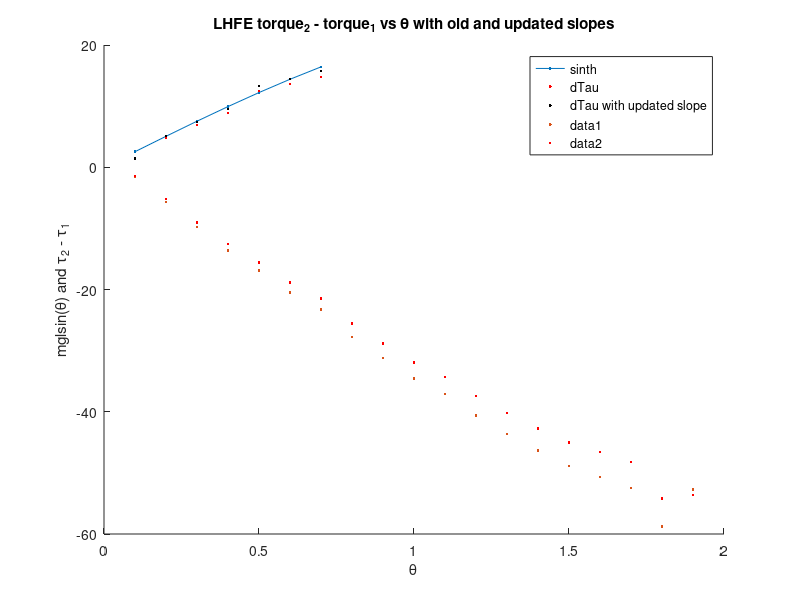
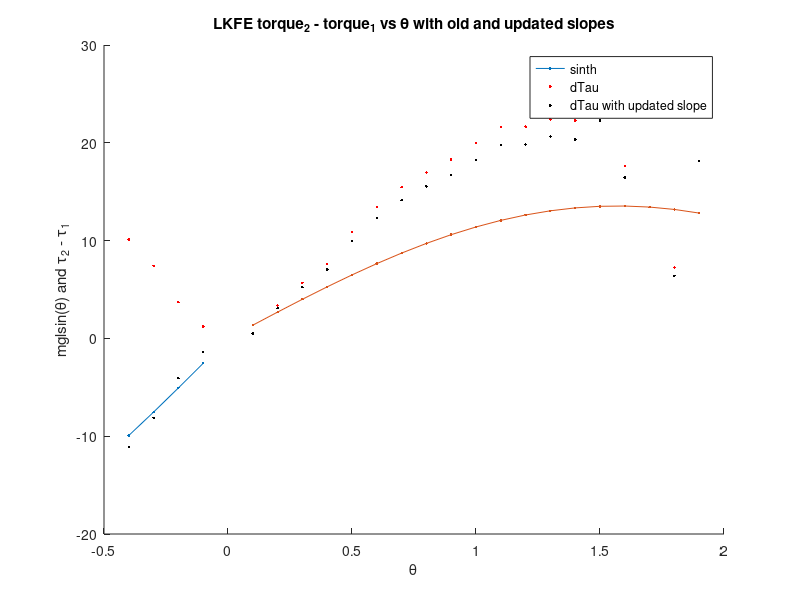
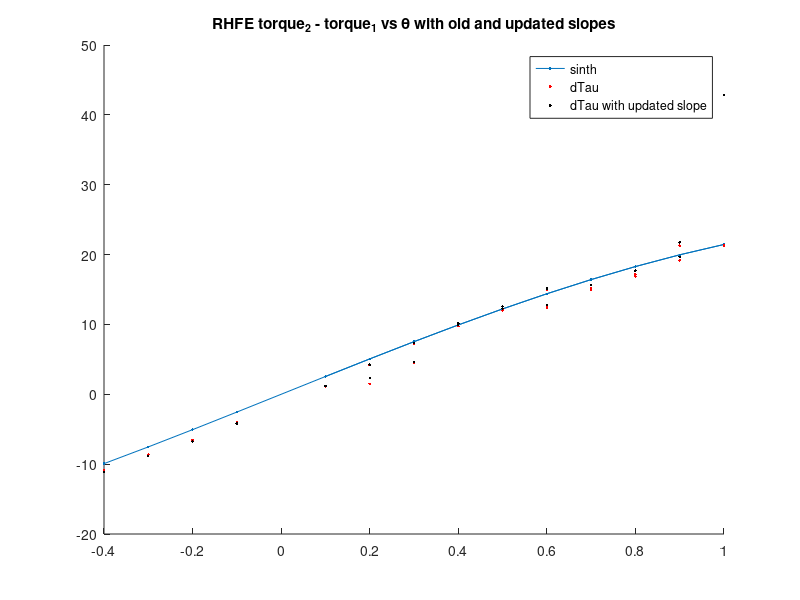
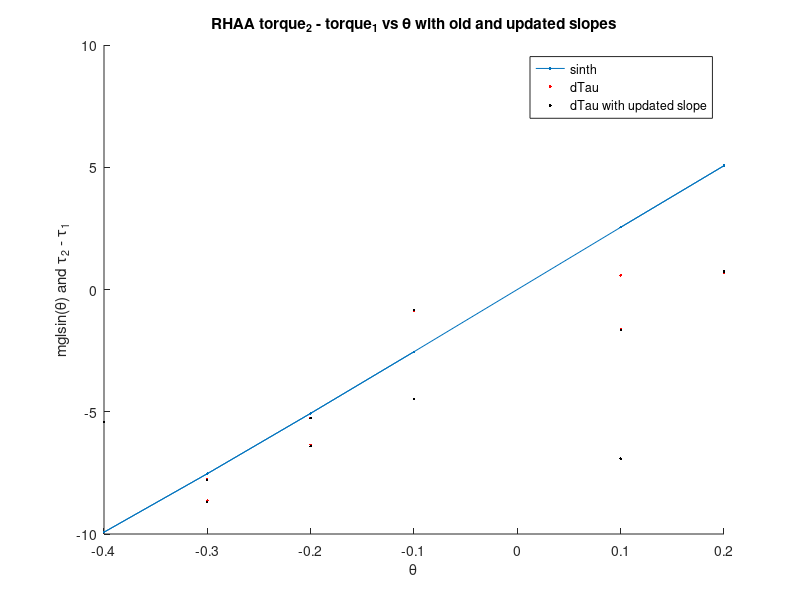

These charts were generated, in order, by the following MATLAB code:
%% Calculate load cell slopes

%% LHFE
close all
clear all
clear moment_arm
clear slope
load =[1062 2102 3117 4117 4822 5757 6575];
load_m=[1275 2860 4195 5482 6693 7752 8705];
th = 0.1:0.1:0.7;
% load = without mass
%load_m = with mass

%   double a = joint_geometry_[dof_num][LOAD_CELL_LENGTH];                                                      
%   double b = joint_geometry_[dof_num][MAIN_LINK_LENGTH];                                                      
%   double c = joint_geometry_[dof_num][MOUNTPOINT];                                                            
%   double d = joint_geometry_[dof_num][MOMENTARM];  

%LOAD_CELL_LENGTH = 8
%MAIN_LINK_LENGTH = 9
%MOUNTPOINT = 5
%MOMENTARM = 4
sensorCalibration = [ 0,	1,	1,	0.0497,	0.0512,	1,	1,		0.0826,	0.1143,	4.2369,	-1.0,	0.272, 	0.0813, 	1.654];

a = sensorCalibration(8);
b = sensorCalibration(9);
c = sensorCalibration(5);
d = sensorCalibration(4);

theta0 = sensorCalibration(10);
dir = sensorCalibration(11);

for i = 1:length(th)
    alpha = theta0 + dir* th(i);
    e = sqrt(d^2 + c^2 - 2*c*d*cos(alpha));
    beta = acos(( e^2 + d^2 -c^2) / (2*e*d));

    if a ~=0.0
        beta2 = acos (( e^2 + a^2 -b^2) / (2*e*a));
        if mod(alpha, 2*pi) > pi
            beta = beta2 - beta;
        else
            beta = beta2 + beta;
        end
    end
    moment_arm(i) = d * sin(beta);  
end
slope = 6.537;
l= 0.8128;
m = 2.227+0.53+0.443;
g=9.8;

for i=1:length(th)
    netT= m*g*l*sin(th(i));
    slope(i) = (load(i)*moment_arm(i) - load_m(i)*moment_arm(i))/netT;
end

slop = slope(2:end);
mean_slope = mean(slop)


t1_s = load.*moment_arm./mean_slope;
t2_s = load_m.*moment_arm./mean_slope;
dt_s = t1_s - t2_s;

t1 = [6.6 13.28 20.06 27.03 32.26 39.23 45.7];
t2 = [7.91 18.07 27 35.95 44.76 52.82 60.51];
dt = -t1+t2;

sinTh = m*g*l*sin(th);

figure; hold on
plot(th, sinTh, '-', 'marker','.')
plot(th, dt,'.r')
plot(th, dt_s, '.k')
legend('sinth', 'dTau', 'dTau with updated slope')
title('LHFE torque_2 - torque_1 vs \theta with old and updated slopes')
xlabel('\theta')
ylabel('mglsin(\theta) and \tau_2 - \tau_1')

%% LHAA

close all
clear all
clear moment_arm
clear slope
load = [552 1120 1630 2342];
load_m = [645 1390 2162 3062];
th = -0.1:-0.1:-0.4;

sensorCalibration = [0	1	1	0.1906	0.0419 	1	-1		0		0		1.7761	1.0 	0.0 	0.0 	0.0];

a = sensorCalibration(8);
b = sensorCalibration(9);
c = sensorCalibration(5);
d = sensorCalibration(4);

theta0 = sensorCalibration(10);
dir = sensorCalibration(11);

for i = 1:length(th)
    alpha = theta0 + dir* th(i);
    e = sqrt(d^2 + c^2 - 2*c*d*cos(alpha));
    beta = acos(( e^2 + d^2 -c^2) / (2*e*d));

    if a ~=0.0
        beta2 = acos (( e^2 + a^2 -b^2) / (2*e*a));
        if mod(alpha, 2*pi) > pi
            beta = beta2 - beta;
        else
            beta = beta2 + beta;
        end
    end
    moment_arm(i) = d * sin(beta);  
end
slope = 2.973;
l= 0.8128;
m = 2.227+0.53+0.443;
g=9.8;

for i=1:length(th)
    netT= m*g*l*sin(th(i));
    slope(i) = (load(i)*moment_arm(i) - load_m(i)*moment_arm(i))/netT;
end

slop = slope(2:end);
mean_slope = mean(slop)


t1_s = load.*moment_arm./mean_slope;
t2_s = load_m.*moment_arm./mean_slope;
dt_s = t1_s - t2_s;

t1 = [-7.4 -15.4 -22.78 -33.02];
t2 = [-8.62 -19.1 -30.2 -43.14];
dt = t1 - t2;

sinTh = m*g*l*sin(th);

figure; hold on
plot(th, sinTh, '-', 'marker','.')
plot(th, dt,'.r')
plot(th, dt_s, '.k')
legend('sinth', 'dTau', 'dTau with updated slope')
title('LHAA torque_2 - torque_1 vs \theta with old and updated slopes')
xlabel('\theta')
ylabel('mglsin(\theta) and \tau_2 - \tau_1')
%% LKFE

% close all
% clear all
sensorCalibration = [0	1	1	0.0825	0.0818 	1	-1		0.0826	0.1143	4.468	-1.0	0.2358 	0.0812	2.11];
load =[-320 -1127 -1907 -2582 -3110 -3625 -3970 -4512 -4840 -5077 -5155 -5305 -5370 -5387 -5360 -5240 -5150 -5510 -5215 ];
load_m = [-427 -1795 -3012 -4030 -5100 -5995 -6580 -7255 -7640 -7977 -8125 -8117 -8132 -7950 -8010 -7090 -7690 -6160 -6977];
th = 0.1:0.1:1.9;

a = sensorCalibration(8);
b = sensorCalibration(9);
c = sensorCalibration(5);
d = sensorCalibration(4);

theta0 = sensorCalibration(10);
dir = sensorCalibration(11);
for i = 1:length(th)
    alpha = theta0 + dir* th(i);
    e = sqrt(d^2 + c^2 - 2*c*d*cos(alpha));
    beta = acos(( e^2 + d^2 -c^2) / (2*e*d));

    if a ~=0.0
        beta2 = acos (( e^2 + a^2 -b^2) / (2*e*a));
        if mod(alpha, 2*pi) > pi
            beta = beta2 - beta;
        else
            beta = beta2 + beta;
        end
    end
    moment_arm(i) = d * sin(beta);  
end
slope = 6.501;
l= 0.4318;
m = 2.227+0.53+0.443;
g=9.8;

for i=1:length(th)
    netT= m*g*l*sin(th(i));
    slope(i) = (load(i)*moment_arm(i) - load_m(i)*moment_arm(i))/netT;
end

slop = slope(3:14);
mean_slope = 7; %mean(slop);


t1_s = load.*moment_arm./mean_slope;
t2_s = load_m.*moment_arm./mean_slope;
dt_s = t1_s - t2_s;

t1 = [-1.6 -5.68 -9.81 -13.625 -16.9 -20.47 -23.28 -27.75 -31.25 -34.57 -37.12 -40.6 -43.6 -46.32 -48.9 -50.66 -52.44 -58.75 -52.7];
t2 = [-2.12 -9.05 -15.49 -21.25 -27.75 -33.9 -38.75 -44.71 -49.56 -54.56 -58.75 -62.25 -66 -68.6 -73.1 -68.3 -78.4 -66 -78];
dt = t1-t2;

sinTh = m*g*l*sin(th);
figure(1); hold on
plot(th, t1, '.')
plot(th, t1_s, '.r')
t1_s

figure(2); hold on
plot(th, sinTh, '-', 'marker','.')
plot(th, dt,'.r')
plot(th, dt_s, '.k')
legend('sinth', 'dTau', 'dTau with updated slope')
title('LKFE torque_2 - torque_1 vs \theta with old and updated slopes')
xlabel('\theta')
ylabel('mglsin(\theta) and \tau_2 - \tau_1')
% 
%% RHFE

close all
% clear all
clear moment_arm
clear slope
load  = [-1280 -2430 -3495 -4210 -5180 -6320 -6803 -7940 -8290 -8497 -7895 -7210 -6575 -5675 -4867 -3930 -3010 -2055 -965  1160 2340 3577 4700];
load_m = [ -1460 -2782 -4190 -5665 -6950 -8120 -8973 -10345 -10925 -14150 -10805 -9620 -8745 -7815 -6672 -5415 -4110 -2700 -1150 1830 3435 5030 6540];
th1 = 0.1:0.1:1;
th2 = 0.9:-0.1:0.1;
th3 = -0.1:-0.1:-0.4;
th = [th1 th2 th3];
% load = without mass
%load_m = with mass

%   double a = joint_geometry_[dof_num][LOAD_CELL_LENGTH];                                                      
%   double b = joint_geometry_[dof_num][MAIN_LINK_LENGTH];                                                      
%   double c = joint_geometry_[dof_num][MOUNTPOINT];                                                            
%   double d = joint_geometry_[dof_num][MOMENTARM];  

%LOAD_CELL_LENGTH = 8
%MAIN_LINK_LENGTH = 9
%MOUNTPOINT = 5
%MOMENTARM = 4
sensorCalibration = [ 0	1	1	0.0497	0.0512 	1	1		0.0826	0.1143	4.2369	-1.0	0.272 	0.0813 	1.654];

a = sensorCalibration(8);
b = sensorCalibration(9);
c = sensorCalibration(5);
d = sensorCalibration(4);

theta0 = sensorCalibration(10);
dir = sensorCalibration(11);

for i = 1:length(th)
    alpha = theta0 + dir* th(i);
    e = sqrt(d^2 + c^2 - 2*c*d*cos(alpha));
    beta = acos(( e^2 + d^2 -c^2) / (2*e*d));

    if a ~=0.0
        beta2 = acos (( e^2 + a^2 -b^2) / (2*e*a));
        if mod(alpha, 2*pi) > pi
            beta = beta2 - beta;
        else
            beta = beta2 + beta;
        end
    end
    moment_arm(i) = d * sin(beta);  
end
slope_in = 6.463;
l= 0.8128;
m = 2.227+0.53+0.443;
g=9.8;

for i=1:length(th)
    netT= m*g*l*sin(th(i));
    slope(i) = (load(i)*moment_arm(i) - load_m(i)*moment_arm(i))/netT;
end

slop = slope;
mean_slope = mean(slop)


t1_s = load.*moment_arm./mean_slope;
t2_s = load_m.*moment_arm./mean_slope;
dt_s = t1_s - t2_s;

t1 = [ -8.05 -15.55 -22.75 -27.88 -35.04 -43.55 -48 -56.9 -60.3 -63.05 -57.34 -51.86 -46.25 -39.06 -32.94 -26.05 -19.58 -13.1 -6.05  7.05 14.05 21.23 27.68];
t2 = [ -9.17 -17.06 -27.25 -37.62 -47.05 -56 -62.93 -74.1 -79.46 -84.36 -78.61 -68.75 -61.5 -53.95 -45.17 -35.95 -26.75 -17.25 -7.2  11.1 20.6 29.86 38.5];
dt = t1 - t2;

sinTh = m*g*l*sin(th);

figure; hold on
plot(th, sinTh, '-', 'marker','.')
plot(th, dt,'.r')
plot(th, dt_s, '.k')
legend('sinth', 'dTau', 'dTau with updated slope')
title('RHFE torque_2 - torque_1 vs \theta with old and updated slopes')

% 
%% RHAA

close all
clear all
clear moment_arm
clear slope

load = [-865 -1082 -1750 -2185 -1542 -1310 -820 975 952 220];
load_m = [-1197 -1545 -2367 -2567 -2095 -1690 -882 420 1015 87];
th1 = -0.1:-0.1:-0.4;
th2 = -0.3:0.1:-0.1;
th3 = [0.1 0.2 0.1];
th = [th1 th2 th3];

sensorCalibration = [0	1	1	0.1906	0.0419 	1	-1		0		0		1.7761	1.0 	0.0 	0.0 	0.0];

a = sensorCalibration(8);
b = sensorCalibration(9);
c = sensorCalibration(5);
d = sensorCalibration(4);

theta0 = sensorCalibration(10);
dir = sensorCalibration(11);

for i = 1:length(th)
    alpha = theta0 + dir* th(i);
    e = sqrt(d^2 + c^2 - 2*c*d*cos(alpha));
    beta = acos(( e^2 + d^2 -c^2) / (2*e*d));

    if a ~=0.0
        beta2 = acos (( e^2 + a^2 -b^2) / (2*e*a));
        if mod(alpha, 2*pi) > pi
            beta = beta2 - beta;
        else
            beta = beta2 + beta;
        end
    end
    moment_arm(i) = d * sin(beta);  
end
slope = 2.968;
l= 0.8128;
m = 2.227+0.53+0.443;
g=9.8;

for i=1:length(th)
    netT= m*g*l*sin(th(i));
    slope(i) = (load(i)*moment_arm(i) - load_m(i)*moment_arm(i))/netT;
end
slope
slop = slope(2:5);
mean_slope = mean(slop)


t1_s = load.*moment_arm./mean_slope;
t2_s = load_m.*moment_arm./mean_slope;
dt_s = t1_s - t2_s;

t1 = [11.6 14.9 24.52 30.82 21.6 18.05 11.02 -4.62 -11.2 -2.72];
t2 = [16.07 21.25 33.15 36.25 29.35 23.3 11.9 -5.2 -11.9 -1.1];
dt = t1 - t2;

sinTh = m*g*l*sin(th);

figure; hold on
plot(th, sinTh, '-', 'marker','.')
plot(th, dt,'.r')
plot(th, dt_s, '.k')
legend('sinth', 'dTau', 'dTau with updated slope')
title('RHAA torque_2 - torque_1 vs \theta with old and updated slopes')
xlabel('\theta')
ylabel('mglsin(\theta) and \tau_2 - \tau_1')

xlabel('\theta')
ylabel('mglsin(\theta) and \tau_2 - \tau_1')


%% RKFE

% close all
clear all

sensorCalibration = [0	1	1	0.0825	0.0818 	1	-1		0.0826	0.1143	4.468	-1.0	0.2358 	0.0812 	2.11];

load  = [260 995 1975 2645 3250 3710 4120 4210 4490 4585 4590 4552 4470 4292 4015 3825 3650 3500 3150 3412 3592 3822 3950 4125];
load_m = [222 1535 2880 4045 4825 5985 6502 7075 7340 7550 7632 7580 7450 7320 71117 6810 6487 6160 5812 6030 6345 6705 6930 7117];
th1 = 0.1:0.1:1.9;
th2= 1.8: -0.1 : 1.4;
th = [th1 th2];

a = sensorCalibration(8);
b = sensorCalibration(9);
c = sensorCalibration(5);
d = sensorCalibration(4);

theta0 = sensorCalibration(10);
dir = sensorCalibration(11);
for i = 1:length(th)
    alpha = theta0 + dir* th(i);
    e = sqrt(d^2 + c^2 - 2*c*d*cos(alpha));
    beta = acos(( e^2 + d^2 -c^2) / (2*e*d));

    if a ~=0.0
        beta2 = acos (( e^2 + a^2 -b^2) / (2*e*a));
        if mod(alpha, 2*pi) > pi
            beta = beta2 - beta;
        else
            beta = beta2 + beta;
        end
    end
    moment_arm(i) = d * sin(beta);  
end
slope = 6.501;
l= 0.438;
m = 2.227+0.53+0.443;
g=9.8;

for i=1:length(th)
    netT= m*g*l*sin(th(i));
    slope(i) = (load(i)*moment_arm(i) - load_m(i)*moment_arm(i))/netT;
end
slope(15) = -11;

slop = slope(9:17);
mean_slope = -8; %mean(slope)


t1_s = load.*moment_arm./mean_slope;
t2_s = load_m.*moment_arm./mean_slope;
dt_s = t1_s - t2_s;
dt_s(15) = 20;

t1 = [-1.28 -4.95 -10.1 -13.84 -17.55 -20.6 -24.1 -25.66 -28.8 -31.03 -32.86 -34.6 -36.05 -36.85 -36.4 -36.55 -36.7 -37.18 -34.9 -36.22 -36.17 -36.7 -35.8 -35.2];
t2 = [-1.1 -7.68 -14.7 -21.13 -26 -33.48 -37.9 -43.12 -47.15 -51.3 -54.8 -57.75 -60.45 -62.6 -64.7 -65.35 -65.55 -65.3 -64.65 -63.6 -63.8 -64.3 -62.65 -60.6];
dt = t1-t2;

sinTh = m*g*l*sin(th);

figure; hold on
plot(th, sinTh, '-', 'marker','.')
plot(th, dt,'.r')
plot(th, dt_s, '.k')
legend('sinth', 'dTau', 'dTau with updated slope')
title('RKFE torque_2 - torque_1 vs \theta with old and updated slopes')
xlabel('\theta')
ylabel('mglsin(\theta) and \tau_2 - \tau_1')

